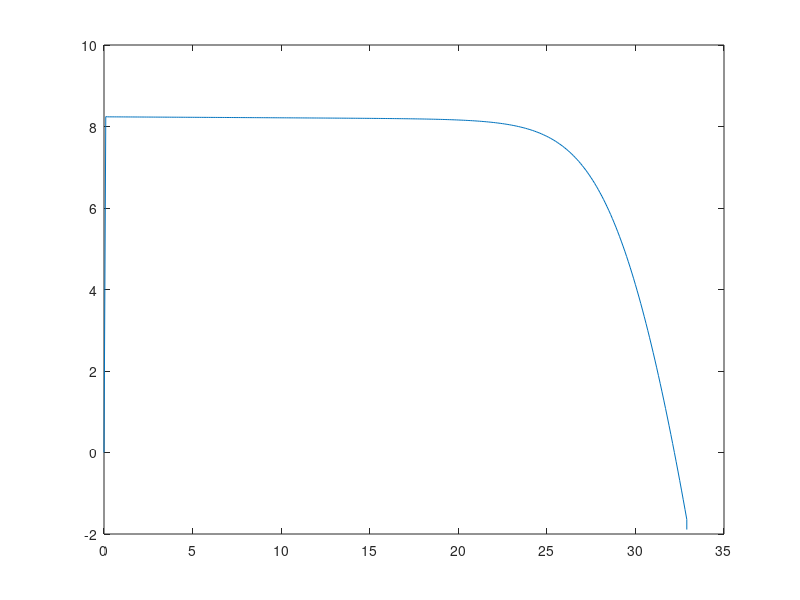

This figure's MATLAB source:
clc;
%clear all;
K=1.38065e-23; %boltzman constant
q=1.602e-19; %charge of electron
Iscn=8.21;
Vocn=32.9;
Kv=-0.123;
Ki=0.0032;
Ns=54;
T=35+273;
Tn=25+273;
Gn=1000;
a=1.3;
Eg=1.12;
G=1000;
Rs=0.221;
Rp=415.405;
Vtn=Ns*(K*Tn/q);
Ion= Iscn/((exp(Vocn/(a*Vtn)))-1);
Io=Ion*((Tn/T)^3)*exp(((q*Eg/(a*K))*((1/Tn)-(1/T))));
Ipvn=Iscn;
Ipv=(Ipvn+Ki*(T-Tn))*(G/Gn);
Vt=Ns*(K*T/q);
I=zeros(330,1);
i=1;
I(1,1)=0;

for V=0:0.1:32.9
I_part=Io*(exp((V+(I(i,1)*Rs))/(Vt*a))-1)+((V+(Rs*I(i,1)))/Rp);
I(i+1)=Ipv-I_part;
V1(i)=V;
P(i)=V*I(i);
i=i+1;
end
V1(i)=V1(i-1);
P(i)=P(i-1);
V1=transpose(V1);
plot(V1,I);


    
    


